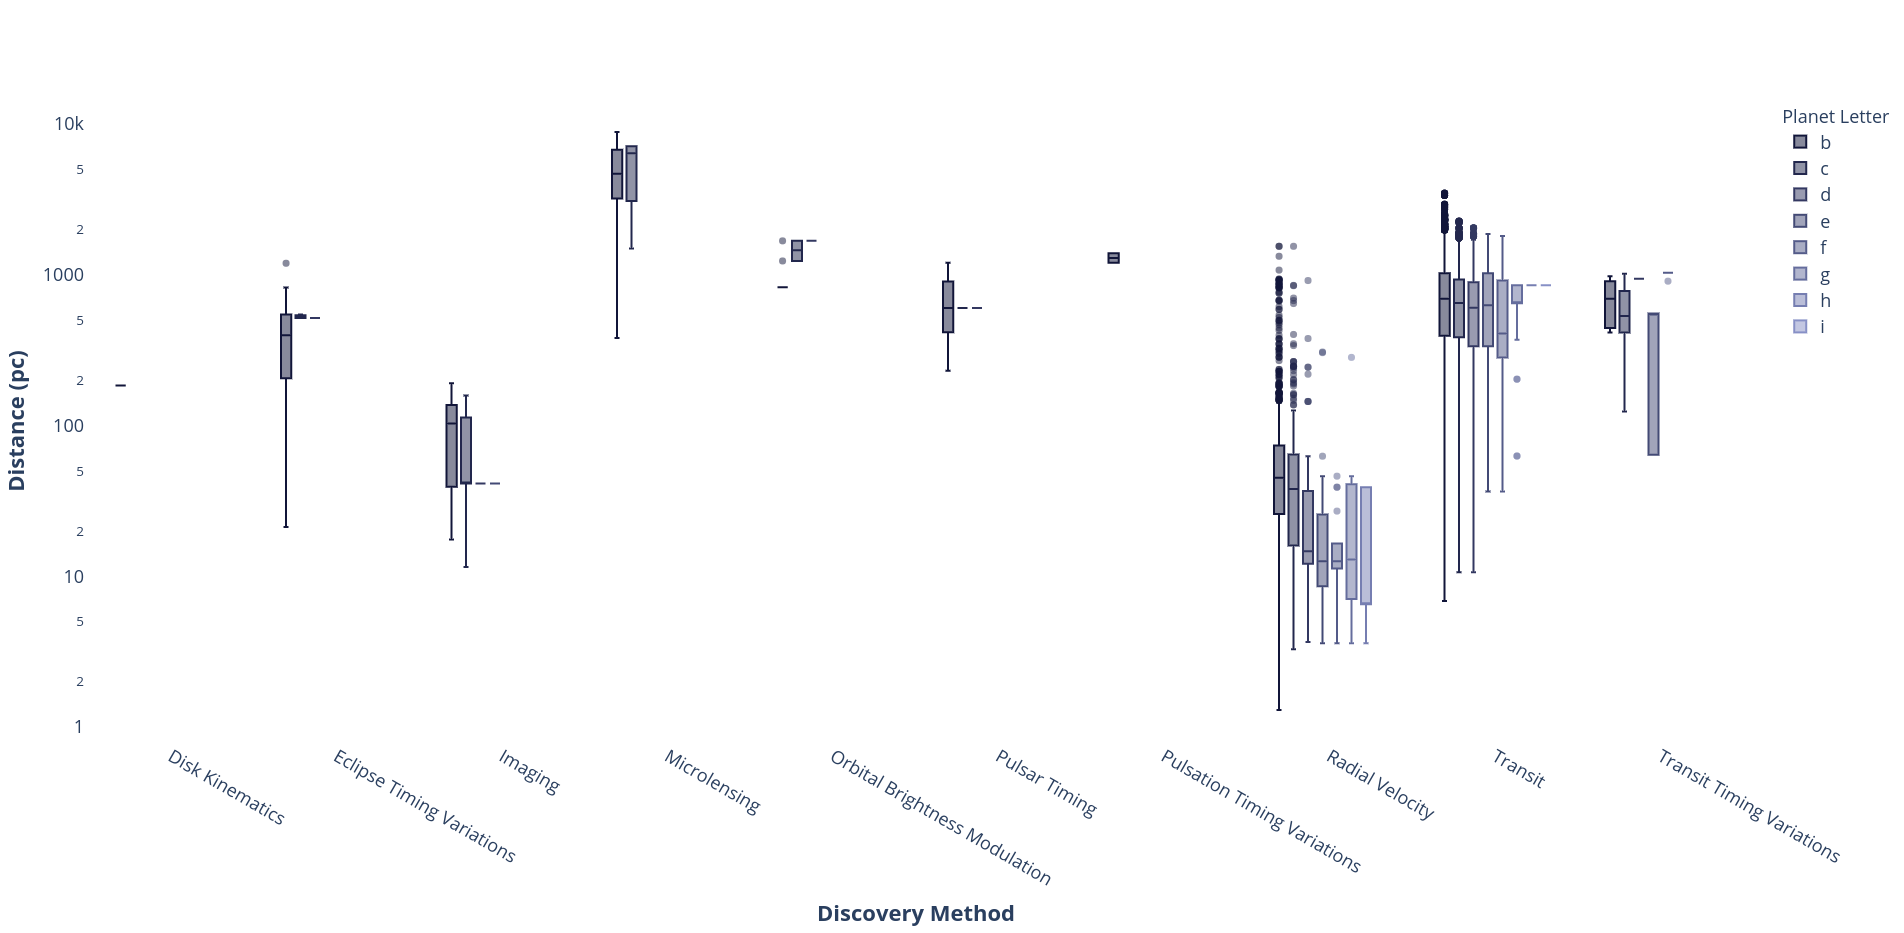

Write the Python code that produced this figure.

# Paths:
path_data = "data/"
path_plot = "Plot_types/Barplot/"

# Packages:
import numpy as np
import pandas as pd
import matplotlib.pyplot as plt
from matplotlib.colors import LinearSegmentedColormap, to_hex
from matplotlib.colorbar import ColorbarBase
import matplotlib.gridspec as gridspec
import plotly.express as px
import plotly.graph_objects as go
import re

# Display options:
pd.set_option("display.width", 1200)
pd.set_option("display.max_columns", 300)
pd.set_option("display.max_rows", 300)

# Dataset:
df = pd.read_csv(path_data + "nasa_exoplanets.csv")
df_varnames = pd.read_csv(path_data + "nasa_exoplanets_var_names.csv")

# Variables:
cat_var1 = "discoverymethod"
cat_var_name1 = df_varnames.loc[(df_varnames["var"] == cat_var1), ["var_name"]].values[0][0]
cat_var2 = "pl_letter"
cat_var_name2 = df_varnames.loc[(df_varnames["var"] == cat_var2), ["var_name"]].values[0][0]
num_var = "sy_dist"
num_var_name = df_varnames.loc[(df_varnames["var"] == num_var), ["var_name"]].values[0][0]

# Adapt the data:
df_plot = df.loc[:, [cat_var1, cat_var2, num_var]]
df_plot = df_plot.sort_values(cat_var1)

# Deal with nan:
df_plot[cat_var1] = df_plot[cat_var1].fillna("NA")
df_plot[cat_var2] = df_plot[cat_var2].fillna("NA")

# Plot:
lvls1 = np.sort(df_plot[cat_var1].unique())
n_levels1 = len(lvls1)
lvls2 = np.sort(df_plot[cat_var2].unique())
n_levels2 = len(lvls2)
cmap = LinearSegmentedColormap.from_list("my_palette", ["#111539", "#97A1D9"])
my_palette = [to_hex(j) for j in  [cmap(i/n_levels2) for i in np.array(range(n_levels2))]]
outlier_color = "#DA2E2E"
median_color = "#23C16A"

boxes = []
for l2, lvl2 in enumerate(lvls2):
    df_lvl = df_plot[df_plot[cat_var2] == lvl2]
    df_lvl = df_lvl.dropna(axis = 0)
    boxes += [
        go.Box(
            name = lvl2,
            x = df_lvl[cat_var1],
            y = df_lvl[num_var],
            boxpoints = "outliers",
            marker = {
                "color": my_palette[l2],
                "size": 7,
                "opacity": 0.5
            }
        )
    ]
fig = go.Figure(data = boxes)
fig.update_yaxes(
    type = "log"
)
fig.update_layout(
    boxmode = "group",
    legend_title_text = cat_var_name2,
    xaxis_title = "<b>" + cat_var_name1 + "</b>" ,
    yaxis_title = "<b>" + num_var_name + "</b>",
    font = dict(
        size = 18
    ),
    showlegend = True,
    plot_bgcolor = "white",
    hoverlabel = dict(
        font_size = 18,
        font_family = "Rockwell"
    )
)
fig.show()
